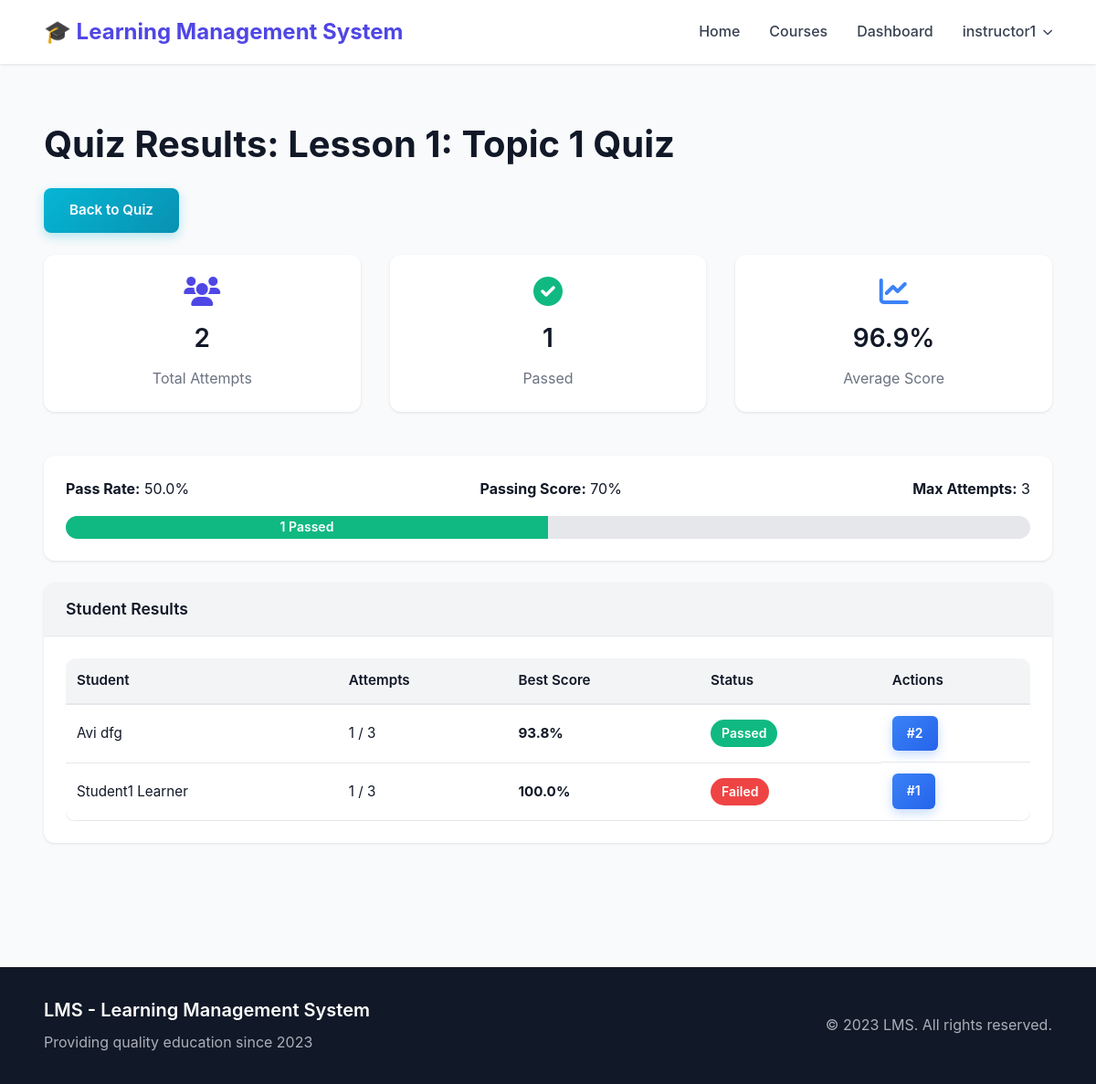
The app's page /quizzes/quiz/1/results/ (signed in) with its own data.
### accounts/models.py (models this page shows, shortened)
class User(AbstractUser):
    USER_TYPE_CHOICES = (
        ('student', 'Student'),
        ('instructor', 'Instructor'),
        ('admin', 'Admin'),
    )
    user_type = models.CharField(max_length=10, choices=USER_TYPE_CHOICES, default='student')
    profile_picture = models.ImageField(upload_to='profile_pictures/', null=True, blank=True)
    phone = models.CharField(max_length=20, null=True, blank=True)
    bio = models.TextField(blank=True, null=True)
    date_of_birth = models.DateField(null=True, blank=True)
    website = models.URLField(max_length=200, blank=True, null=True)
    address = models.TextField(blank=True, null=True)
    LEARNING_STYLE_CHOICES = (
        ('visual', 'Visual'),
        ('auditory', 'Auditory'),
        ('reading', 'Reading/Writing'),
        ('kinesthetic', 'Kinesthetic'),
    )
    learning_style = models.CharField(max_length=20, choices=LEARNING_STYLE_CHOICES, null=True, blank=True)
    preferred_language = models.CharField(max_length=50, blank=True, null=True)
    daily_study_goal = models.PositiveIntegerField(default=30, validators=[MinValueValidator(15), MaxValueValidator(480)])  # in minutes
    @property
    def is_instructor(self):
        return self.user_type == 'instructor'
    @property
    def is_admin(self):
        return self.is_superuser or self.user_type == 'admin'

### quizzes/models.py (models this page shows, shortened)
class Quiz(models.Model):
    title = models.CharField(max_length=200)
    lesson = models.ForeignKey(
        Lesson,
        on_delete=models.CASCADE,
        related_name='quizzes'
    )
    instructor = models.ForeignKey(
        settings.AUTH_USER_MODEL,
        on_delete=models.CASCADE,
        related_name='quizzes'
    )
    description = models.TextField(blank=True)
    instructions = models.TextField(blank=True, help_text="Instructions for students")
    start_date = models.DateTimeField(null=True, blank=True, help_text="When quiz becomes available")
    end_date = models.DateTimeField(null=True, blank=True, help_text="When quiz closes")
    time_limit_minutes = models.PositiveIntegerField(default=30, help_text="Duration in minutes")
    passing_score = models.PositiveIntegerField(default=70, help_text="Percentage to pass")
    max_attempts = models.PositiveIntegerField(default=3, help_text="Maximum attempts allowed")
    is_published = models.BooleanField(default=False)
    shuffle_questions = models.BooleanField(default=True)
    show_correct_answers = models.BooleanField(default=True)
    created_at = models.DateTimeField(auto_now_add=True)
    updated_at = models.DateTimeField(auto_now=True)

class QuizAttempt(models.Model):
    student = models.ForeignKey(
        settings.AUTH_USER_MODEL,
        on_delete=models.CASCADE,
        related_name='quiz_attempts'
    )
    quiz = models.ForeignKey(
        Quiz,
        on_delete=models.CASCADE,
        related_name='attempts'
    )
    attempt_number = models.PositiveIntegerField(default=1)
    started_at = models.DateTimeField(auto_now_add=True)
    completed_at = models.DateTimeField(null=True, blank=True)
    time_taken_minutes = models.PositiveIntegerField(null=True, blank=True)
    score = models.FloatField(null=True, blank=True)
    passed = models.BooleanField(default=False)
    class Meta:
        ordering = ['-started_at']

### quizzes/views.py (the view)
# urls.py: path('quiz/<int:quiz_id>/results/', views.quiz_results_dashboard, name='quiz_results'),
@login_required
def quiz_results_dashboard(request, quiz_id):
    quiz = get_object_or_404(Quiz, pk=quiz_id)
    if not (request.user == quiz.instructor or request.user.is_admin):
        messages.error(request, "You don't have permission to view these results.")
        return redirect('quizzes:quiz_detail', quiz_id=quiz_id)
    attempts = QuizAttempt.objects.filter(quiz=quiz, completed_at__isnull=False).select_related('student').order_by('-completed_at')
    total_attempts = attempts.count()
    passed_attempts = attempts.filter(passed=True).count()
    failed_attempts = total_attempts - passed_attempts
    avg_score = attempts.aggregate(Avg('score'))['score__avg'] or 0
    student_results = {}
    for attempt in attempts:
        student = attempt.student
        if student not in student_results:
            student_results[student] = {
                'attempts': [],
                'best_score': 0,
                'passed': False,
                'total_attempts': 0
            }
        student_results[student]['attempts'].append(attempt)
        student_results[student]['total_attempts'] += 1
        if attempt.score > student_results[student]['best_score']:
            student_results[student]['best_score'] = attempt.score
        if attempt.passed:
            student_results[student]['passed'] = True
    context = {
        'quiz': quiz,
        'total_attempts': total_attempts,
        'passed_attempts': passed_attempts,
        'failed_attempts': failed_attempts,
        'avg_score': avg_score,
        'student_results': student_results,
        'pass_rate': (passed_attempts / total_attempts * 100) if total_attempts > 0 else 0,
    }
    return render(request, 'quizzes/quiz_results_dashboard.html', context)

### templates/quizzes/quiz_results_dashboard.html (shortened to what this page needs)
{% extends 'base.html' %}
{% block content %}
<div class="container py-5">
    <h1 class="mb-4">Quiz Results: {{ quiz.title }}</h1>
    <div class="mb-4">
        <a href="{% url 'quizzes:quiz_detail' quiz.pk %}" class="btn btn-secondary">Back to Quiz</a>
    </div>
    <div class="grid grid-3 mb-4">
        <div class="card">
            <div class="card-body text-center">
                <i class="fas fa-users fa-2x text-primary mb-2"></i>
                <h3>{{ total_attempts }}</h3>
                <p class="text-muted">Total Attempts</p>
            </div>
        </div>
        <div class="card">
            <div class="card-body text-center">
                <i class="fas fa-check-circle fa-2x text-success mb-2"></i>
                <h3>{{ passed_attempts }}</h3>
                <p class="text-muted">Passed</p>
            </div>
        </div>
        <div class="card">
            <div class="card-body text-center">
                <i class="fas fa-chart-line fa-2x text-info mb-2"></i>
                <h3>{{ avg_score|floatformat:1 }}%</h3>
                <p class="text-muted">Average Score</p>
            </div>
        </div>
    </div>
    <div class="card mb-4">
        <div class="card-body">
            <div class="d-flex justify-content-between align-items-center mb-3">
                <div>
                    <strong>Pass Rate:</strong> {{ pass_rate|floatformat:1 }}%
                </div>
                <div>
                    <strong>Passing Score:</strong> {{ quiz.passing_score }}%
                </div>
                <div>
                    <strong>Max Attempts:</strong> {{ quiz.max_attempts }}
                </div>
            </div>
            <div class="progress" style="height: 25px;">
                <div class="progress-bar bg-success" style="width: {{ pass_rate }}%;">
                    {{ passed_attempts }} Passed
                </div>
            </div>
        </div>
    </div>
    <div class="card">
        <div class="card-header">
            <h5 class="mb-0">Student Results</h5>
        </div>
        <div class="card-body">
            {% if student_results %}
            <div class="table-responsive">
                <table class="table">
                    <thead>
                        <tr>
                            <th>Student</th>
                            <th>Attempts</th>
                            <th>Best Score</th>
                            <th>Status</th>
                            <th>Actions</th>
                        </tr>
                    </thead>
                    <tbody>
                        {% for student, data in student_results.items %}
                        <tr>
                            <td>{{ student.get_full_name|default:student.username }}</td>
                            <td>{{ data.total_attempts }} / {{ quiz.max_attempts }}</td>
                            <td>
                                <strong>{{ data.best_score|floatformat:1 }}%</strong>
                            </td>
                            <td>
                                {% if data.passed %}
                                <span class="badge badge-success">Passed</span>
                                {% else %}
                                <span class="badge badge-danger">Failed</span>
                                {% endif %}
                            </td>
                            <td>
                                <div class="d-flex gap-1">
                                    {% for attempt in data.attempts %}
                                    <a href="{% url 'quizzes:quiz_result' attempt.pk %}" class="btn btn-info btn-sm" title="Attempt #{{ attempt.attempt_number }}">
                                        #{{ attempt.attempt_number }}
                                    </a>
                                    {% endfor %}
                                </div>
                            </td>
                        </tr>
                        {% endfor %}
                    </tbody>
                </table>
            </div>
            {% else %}
            <p class="text-muted text-center">No attempts yet.</p>
            {% endif %}
        </div>
    </div>
</div>
{% endblock %}

### templates/base.html (shortened to what this page needs)
<!DOCTYPE html>
<html lang="en">
<head>
    <link rel="stylesheet" href="https://cdnjs.cloudflare.com/ajax/libs/font-awesome/6.0.0/css/all.min.css">
    {% load static %}
    <link rel="stylesheet" href="{% static 'css/reset.css' %}?v=11">
    <link rel="stylesheet" href="{% static 'css/responsive.css' %}?v=17">
    <link rel="stylesheet" href="{% static 'css/style.css' %}?v=11">
    <link rel="stylesheet" href="{% static 'css/admin-fix.css' %}?v=11">
    <link rel="stylesheet" href="{% static 'css/navbar-fix.css' %}?v=11">
    <link rel="stylesheet" href="{% static 'css/instructor-students.css' %}?v=11">
    <link rel="stylesheet" href="{% static 'css/lessons.css' %}?v=2">
    <link rel="stylesheet" href="{% static 'css/quizzes.css' %}?v=2">
    <link rel="stylesheet" href="{% static 'css/dashboard.css' %}?v=2">
    <link rel="stylesheet" href="{% static 'css/student-progress.css' %}?v=2">
    <link rel="stylesheet" href="{% static 'css/admin-progress.css' %}?v=2">
    <link rel="stylesheet" href="{% static 'css/doubts.css' %}?v=2">
    <link rel="stylesheet" href="{% static 'css/assessments.css' %}?v=2">
    <link rel="stylesheet" href="{% static 'css/forms.css' %}?v=1">
</head>
<body>
    <nav class="navbar">
        <div class="container navbar-container">
            <a class="navbar-brand" href="/">🎓 Learning Management System</a>
            <div class="navbar-menu" id="navbarMenu">
                <a class="nav-link" href="{% url 'home' %}">Home</a>
                <a class="nav-link" href="{% url 'courses:course_list' %}">Courses</a>
                {% if user.is_authenticated %}
                <a class="nav-link" href="{% url 'accounts:dashboard' %}">Dashboard</a>
                <div class="dropdown" id="userDropdownContainer">
                    <span class="nav-link dropdown-toggle" onclick="toggleDropdown(event)">{{ user.username }}</span>
                </div>
                {% else %}
                <a class="nav-link" href="{% url 'accounts:login' %}">Login</a>
                <a class="btn-register" href="{% url 'accounts:register' %}">Register</a>
                {% endif %}
            </div>
        </div>
    </nav>
    <main>
        {% block content %}{% endblock %}
    </main>
    <footer>
        <div class="container">
            <div class="footer-content">
                <div class="footer-left">
                    <h5>LMS - Learning Management System</h5>
                    <p>Providing quality education since 2023</p>
                </div>
                <div class="footer-right">
                    <p>&copy; 2023 LMS. All rights reserved.</p>
                </div>
            </div>
        </div>
    </footer>
</body>
</html>

### static/css/style.css (style rules this page uses)
table td:last-child { display: flex; gap: 0.5rem; flex-wrap: wrap; }
table .btn { padding: 0.5rem 1rem; font-size: 0.875rem; }
footer { background: var(--gray-900); color: var(--gray-300); padding: 2rem 0; margin-top: 4rem; }

### static/css/admin-fix.css (style rules this page uses)
.admin-actions .btn, .admin-btn, .card-header .btn, .card-footer .btn, table .btn { width: auto !important; display: inline-flex !important; }
.card { margin-bottom: 1.5rem; }
.card-body { padding: 1.5rem; }
.card-header { padding: 1rem 1.5rem; }
.align-items-center { align-items: center; }
.text-center { text-align: center; }
.progress { height: 25px; background: var(--gray-200); border-radius: 9999px; overflow: hidden; }
.progress-bar { height: 100%; display: flex; align-items: center; justify-content: center; color: white; font-weight: 600; transition: width 0.6s ease; }
.bg-success { background: var(--success) !important; }
.table { width: 100%; margin: 0; }
.table td, .table th { vertical-align: middle; }
.d-flex { display: flex !important; }
.justify-content-between { justify-content: space-between !important; }
.align-items-center { align-items: center !important; }
.mb-4 { margin-bottom: 1.5rem !important; }

### static/css/navbar-fix.css (style rules this page uses)
.navbar .dropdown { position: relative; }
.navbar .dropdown-toggle { cursor: pointer; user-select: none; display: flex; align-items: center; gap: 0.5rem; }
.navbar .dropdown-toggle::after { content: '\f078'; font-family: 'Font Awesome 6 Free'; font-weight: 900; font-size: 0.7rem; transition: transform 0.3s; }

### static/css/instructor-students.css (style rules this page uses)
.mb-3 { margin-bottom: 1rem; }
.mb-4 { margin-bottom: 1.5rem; }
.container .card { margin-bottom: 1.5rem; width: 100%; }
.container .card-body p { margin-bottom: 0.75rem; word-wrap: break-word; }
.container .card-body p:last-child { margin-bottom: 0; }
.container .card-header h5 { margin: 0; font-size: 1.1rem; }
.container .table-responsive { overflow-x: auto; }
.container .table { width: 100%; margin: 0; font-size: 0.95rem; }
.container .table td, .container .table th { padding: 0.75rem; vertical-align: middle; white-space: nowrap; }

### records on screen
User: username "instructor1"
Quiz: title "Lesson 1: Topic 1 Quiz", passing_score "70", max_attempts "3"
User: get_full_name "Avi dfg", total_attempts "1", best_score "93.8", shows "Passed"
QuizAttempt: attempt_number "2"
User: get_full_name "Student1 Learner", total_attempts "1", best_score "100.0", shows "Failed"
QuizAttempt: attempt_number "1"

### other values on screen
{{ total_attempts }} "2"
{{ passed_attempts }} "1"
{{ avg_score|floatformat:1 }} "96.9"
{{ pass_rate|floatformat:1 }} "50.0"
